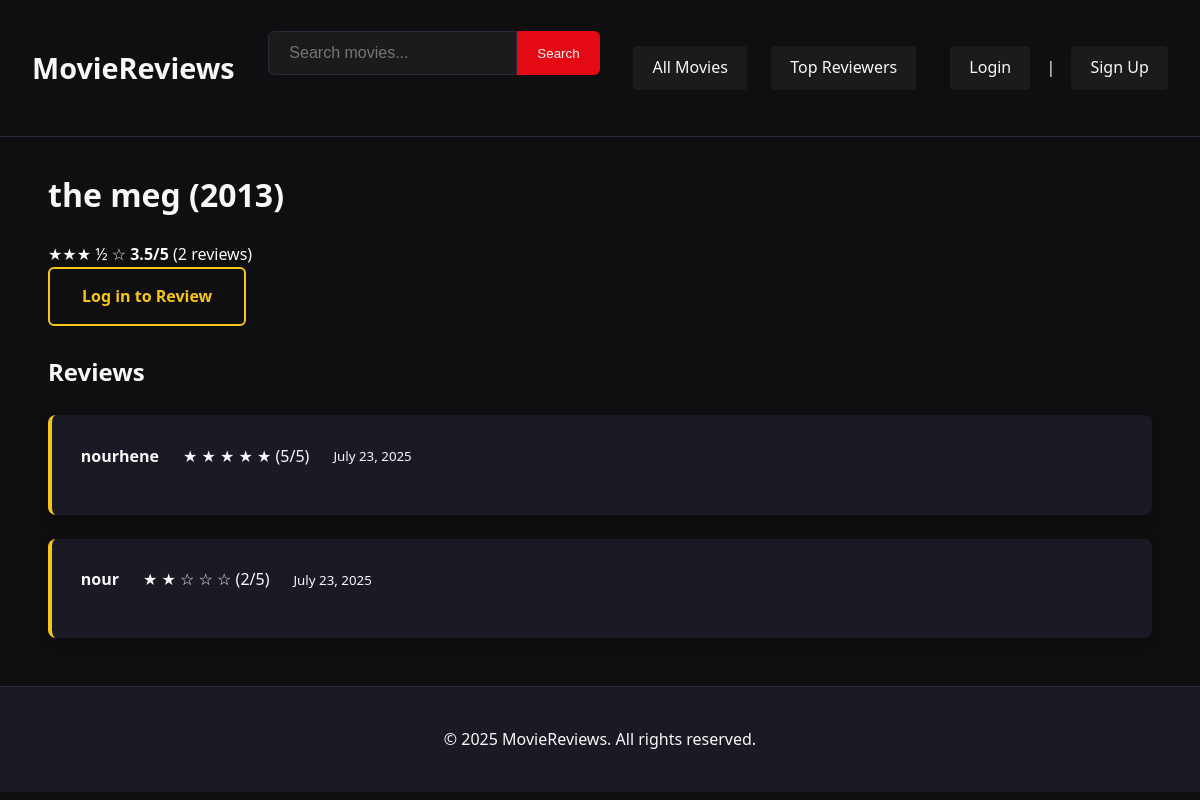
The app's page /movies/2/ with its own data.
### moviereviews/models.py (models this page shows, shortened)
class Movie(models.Model):
    title = models.CharField(max_length=200)
    description = models.TextField()
    release_date = models.DateField()
    genre = models.CharField(max_length=100)
    poster = models.ImageField(upload_to='posters/', null=True, blank=True)
    class Meta:
        ordering = ['title']  # Default ordering

class Review(models.Model):
    movie = models.ForeignKey('Movie', on_delete=models.CASCADE)
    user = models.ForeignKey(User, on_delete=models.CASCADE)
    rating = models.IntegerField(choices=[(1, '1'), (2, '2'), (3, '3'), (4, '4'), (5, '5')])
    text = models.TextField()  # This is the correct field name
    created_at = models.DateTimeField(auto_now_add=True)
    class Meta:
        unique_together = ['movie', 'user']  # One review per user per movie
        ordering = ['-created_at']  # Newest first

### moviereviews/views.py (the view)
# urls.py: path('movies/<int:movie_id>/', views.movie_detail, name='movie_detail'),
def movie_detail(request, movie_id):
    movie = get_object_or_404(Movie.objects.annotate(
        average_rating=Avg('review__rating'),
        review_count=Count('review')
    ), pk=movie_id)
    reviews = movie.review_set.select_related('user').all()
    return render(request, 'moviereviews/movie_detail.html', {
        'movie': movie,
        'reviews': reviews
    })

### moviereviews/templatetags/movie_filters.py (called while the page is built)
@register.filter
def stars_display(rating):
    try:
        rating = float(rating)
        full = int(rating)
        half = 1 if (rating - full) >= 0.5 else 0
        empty = 5 - full - half
        return {
            'full': range(full),
            'half': half,
            'empty': range(empty),
            'numeric': f"{rating:.1f}"
        }
    except (ValueError, TypeError):
        return {
            'full': range(0),
            'half': 0,
            'empty': range(5),
            'numeric': "0.0"
        }

### moviereviews/templates/moviereviews/movie_detail.html (shortened to what this page needs)
{% extends 'base.html' %}
{% load static %}
{% load movie_filters %}
{% block content %}
<div class="content-section">
    <h1>{{ movie.title }} ({{ movie.release_date.year }})</h1>
    <div class="movie-rating">
        {% if movie.review_set.count > 0 %}
            <div class="star-display">
                {% with stars=movie.average_rating|stars_display %}
                    {% for _ in stars.full %}★{% endfor %}
                    {% if stars.half %}½{% endif %}
                    {% for _ in stars.empty %}☆{% endfor %}
                    <strong>{{ stars.numeric }}/5</strong>
                    <span>({{ movie.review_set.count }} reviews)</span>
                {% endwith %}
            </div>
        {% else %}
            <span class="no-reviews">No reviews yet</span>
        {% endif %}
    </div>
    <div class="movie-actions">
        {% if user.is_authenticated %}
            <a href="{% url 'add_review' movie.id %}" class="btn btn-primary">
                Add Your Review
            </a>
        {% else %}
            <a href="{% url 'login' %}?next={% url 'add_review' movie.id %}" class="btn btn-secondary">
                Log in to Review
            </a>
        {% endif %}
    </div>
    <h2>Reviews</h2>
    {% for review in movie.review_set.all %}
    <div class="review">
        <div class="review-header">
            <strong>{{ review.user.username }}</strong>
            <div class="review-stars">
                {% for _ in "12345" %}
                    {% if forloop.counter <= review.rating %}★{% else %}☆{% endif %}
                {% endfor %}
                <span>({{ review.rating }}/5)</span>
            </div>
            <small>{{ review.created_at|date:"F j, Y" }}</small>
        </div>
    </div>
    {% empty %}
    <p class="no-reviews">No reviews yet. Be the first to review!</p>
    {% endfor %}
</div>
{% endblock %}

### moviereviews/static/moviereviews/css/style.css (style rules this page uses)
:root { --primary-color: #0f0f12; --secondary-color: #1a1a24; --accent-color: #e50914; --highlight-color: #f5c518; --star-color: #f5c518; --text-primary: #f8f8f8; --text-muted: #b3b3b3; --border-color: #2a2a3a; --hover-color: #c40812; --hero-gradient: linear-gradient( to right, rgba(15, 15, 18, 0.9), rgba(15, 15, 18, 0.7) ); --transition: all 0.3s ease; --shadow: 0 4px 12px rgba(0, 0, 0, 0.25); }
body { font-family: 'Segoe UI', Tahoma, Geneva, Verdana, sans-serif; margin: 0; padding: 0; background-color: var(--primary-color); color: var(--text-primary); line-height: 1.6; }
.content-section { max-width: 1200px; margin: 0 auto 3rem; padding: 0 1.5rem; }
.btn { padding: 0.9rem 2rem; border-radius: 6px; text-decoration: none; font-weight: 600; transition: var(--transition); color: var(--text-primary); display: inline-block; text-align: center; cursor: pointer; border: none; position: relative; overflow: hidden; z-index: 1; }
.btn-secondary { background-color: transparent; border: 2px solid var(--highlight-color); color: var(--highlight-color); }
.review { background: var(--secondary-color); padding: 1.8rem; margin: 1.5rem 0; border-radius: 8px; box-shadow: var(--shadow); color: var(--text-primary); border-left: 4px solid var(--highlight-color); transition: var(--transition); }
.review-header { display: flex; align-items: center; margin-bottom: 0.8rem; flex-wrap: wrap; gap: 0.8rem 1.5rem; }

### records on screen
Movie: title "the meg", release_date.year "2013", review_set.count "2"
Review: user.username "nourhene", rating "5", created_at "July 23, 2025"
Review: user.username "nour", rating "2", created_at "July 23, 2025"

### other values on screen
{{ stars.numeric }} "3.5"
